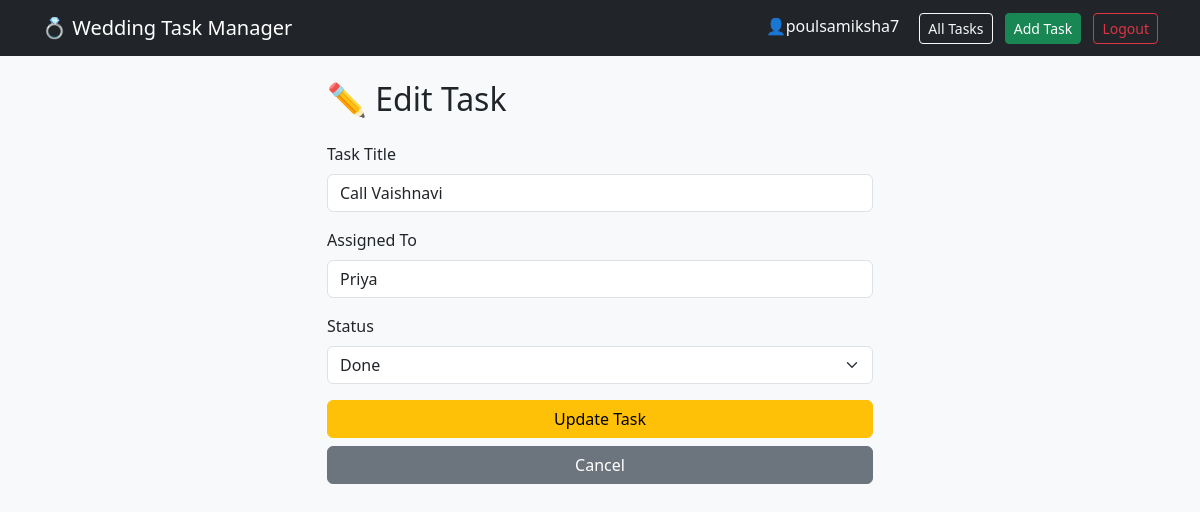
/edit/6 (signed in), run on the app's committed database.
### app.py (models this page shows, shortened)
class User(UserMixin,db.Model):
    id=db.Column(db.Integer,primary_key=True)
    username=db.Column(db.String(100),unique=True,nullable=False)
    email=db.Column(db.String(150),unique=True,nullable=False)
    password=db.Column(db.String(200),nullable=False)

class Task(db.Model):
    id = db.Column(db.Integer, primary_key=True)
    title = db.Column(db.String(200), nullable=False)
    assigned_to = db.Column(db.String(100), nullable=False)
    status = db.Column(db.String(20), default='Pending')

### app.py (the view, shortened to what this page needs)
@app.route('/edit/<int:task_id>', methods=['GET','POST'])
@login_required
def edit_task(task_id):
    task=Task.query.get_or_404(task_id)
    return render_template('edit_task.html',task=task)

### app.py (called while the page is built)
@login_manager.user_loader
def load_user(user_id):
    return User.query.get(int(user_id))

### templates/edit_task.html (shortened to what this page needs)
{% extends "base.html" %}
{% block content %}
<div class="row justify-content-center">
    <div class="col-md-6">
        <h2 class="mb-4">✏️ Edit Task</h2>
        <form action="{{url_for('edit_task',task_id=task.id)}}" method="POST">
            <div class="mb-3">
                <label class="form-label">Task Title</label>
                <input type="text" name="title" class="form-control" value="{{task.title}}" required>
            </div>
            <div class="mb-3">
                <label class="form-label">Assigned To </label>
                <input type="text" name="assigned_to" class="form-control" value="{{task.assigned_to}}" required>
            </div>
            <div class="mb-3">
                <label class="form-label">Status</label>
                <select name="status" class="form-select">
                    <option value="Done" {% if task.status=="Done" %}selected{% endif %}>Done</option>
                </select>
            </div>
            <button type="submit" class="btn btn-warning w-100">
                Update Task
            </button>
        </form>
        <a href="{{url_for('tasks')}}" class="btn btn-secondary w-100 mt-2">
            Cancel
        </a>
    </div>
</div>
{% endblock %}

### templates/base.html (shortened to what this page needs)
<!DOCTYPE html>
<html lang="en">
<head>
    <link href="https://cdn.jsdelivr.net/npm/bootstrap@5.3.0/dist/css/bootstrap.min.css" rel="stylesheet">
    <link rel="stylesheet" href="{{ url_for('static', filename='css/style.css') }}">
</head>
<body>
    <nav class="navbar navbar-expand-lg navbar-dark bg-dark">
        <div class="container">
            <a class="navbar-brand" href="{{ url_for('home') }}">💍 Wedding Task Manager</a>
            <div>
                {% if current_user.is_authenticated %}
                    <span class="text-light me-3">👤{{current_user.username}}</span>
                    <a class="btn btn-outline-light btn-sm me-2" href="{{ url_for('tasks') }}">All Tasks</a>
                    <a href="{{url_for('add_task')}}" class="btn btn-success btn-sm me-2">Add Task</a>
                    <a href="{{url_for('logout')}}" class="btn btn-outline-danger btn-sm">Logout</a>
                {% else %}
                    <a href="{{url_for('login')}}" class="btn btn-outline-light btn-sm me-2">Login</a>
                    <a href="{{url_for('register')}}" class="btn btn-success btn-sm">Register</a>
                {% endif %}
            </div>
        </div>
    </nav>
    <div class="container mt-4">
        {% block content %}
        {% endblock %}
    </div>
</body>
</html>

### static/css/style.css (style rules this page uses)
body { background-color: #f8f9fa; }

### data on the page
User: username "poulsamiksha7"
Task: title "Call Vaishnavi", assigned_to "Priya", status "Done"
